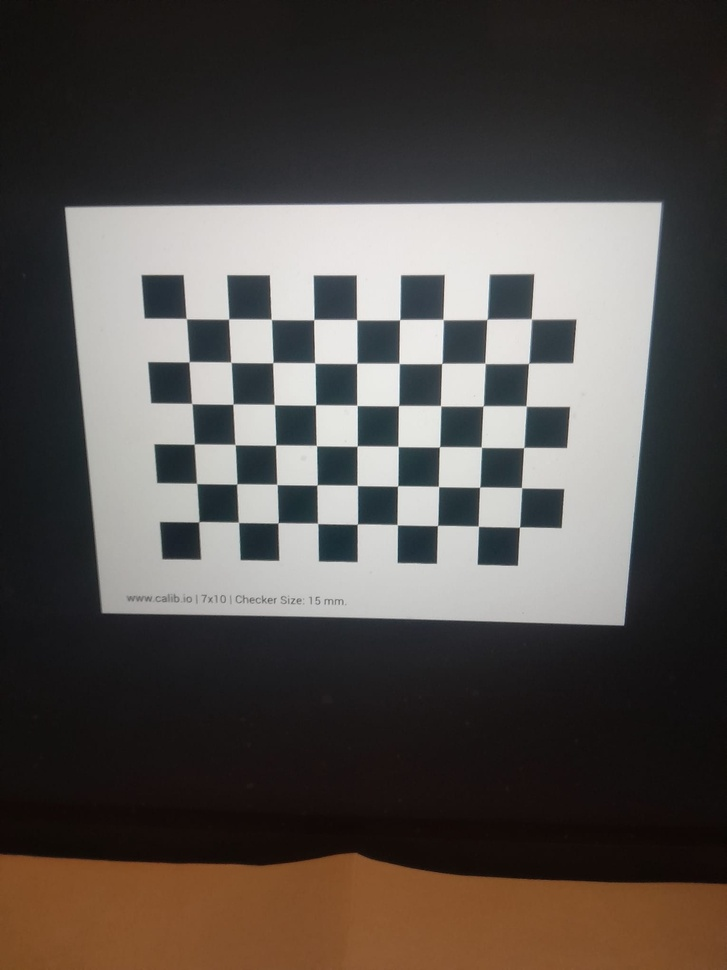
#> input picture data/images_calibration/PHOTO-2026-10-28-17-01-05.jpg, 727 x 970 px, shrunk from 1530 x 2040 before the run; its folder holds only this picture in this run
$ python calibration.py
#> lines starting #> are read from the running program, lines starting #| are printed output that depends on the picture; after the words box and inside, x2 and y2 are one past the last pixel; in counts of white or black regions, pixels touching at a corner belong together; long printed decimals are rounded
import cv2
import numpy as np
import glob
import os

# ==========================================
# 1. PARAMÈTRES DU DAMIER & CAPTEUR
# ==========================================
CHECKERBOARD = (9, 6)   # 9x6 coins internes (pour damier 10x7)
SQUARE_SIZE = 0.0085    # Votre mesure : 0.85 cm = 0.0085 m

SENSOR_WIDTH_MM = 4.8
SENSOR_HEIGHT_MM = 3.6

# Préparation des points 3D réels (X, Y, Z=0)
objp = np.zeros((CHECKERBOARD[0] * CHECKERBOARD[1], 3), np.float32)
objp[:, :2] = np.mgrid[0:CHECKERBOARD[0], 0:CHECKERBOARD[1]].T.reshape(-1, 2)
objp = objp * SQUARE_SIZE

objpoints = []
imgpoints = []

# ==========================================
# 2. CHARGEMENT ET AFFICHAGE DES COINS
# ==========================================
script_dir = os.path.dirname(os.path.abspath(__file__))
root_dir = os.path.dirname(script_dir)
image_dir = os.path.join(root_dir, "data", "images_calibration")

extensions = ['*.png', '*.PNG', '*.jpg', '*.JPG', '*.jpeg', '*.JPEG']
images = []
for ext in extensions:
    images.extend(glob.glob(os.path.join(image_dir, ext)))

print(f"Nombre d'images trouvées dans {image_dir} : {len(images)}")

criteria = (cv2.TERM_CRITERIA_EPS + cv2.TERM_CRITERIA_MAX_ITER, 30, 0.001)

image_size = None
valid_images = 0

for fname in images:
    img = cv2.imread(fname)
#> img is the input picture: shape (970, 727, 3); mean B, G, R 76.2, 80.2, 85.7
    if img is None:
        continue

    gray = cv2.cvtColor(img, cv2.COLOR_BGR2GRAY)
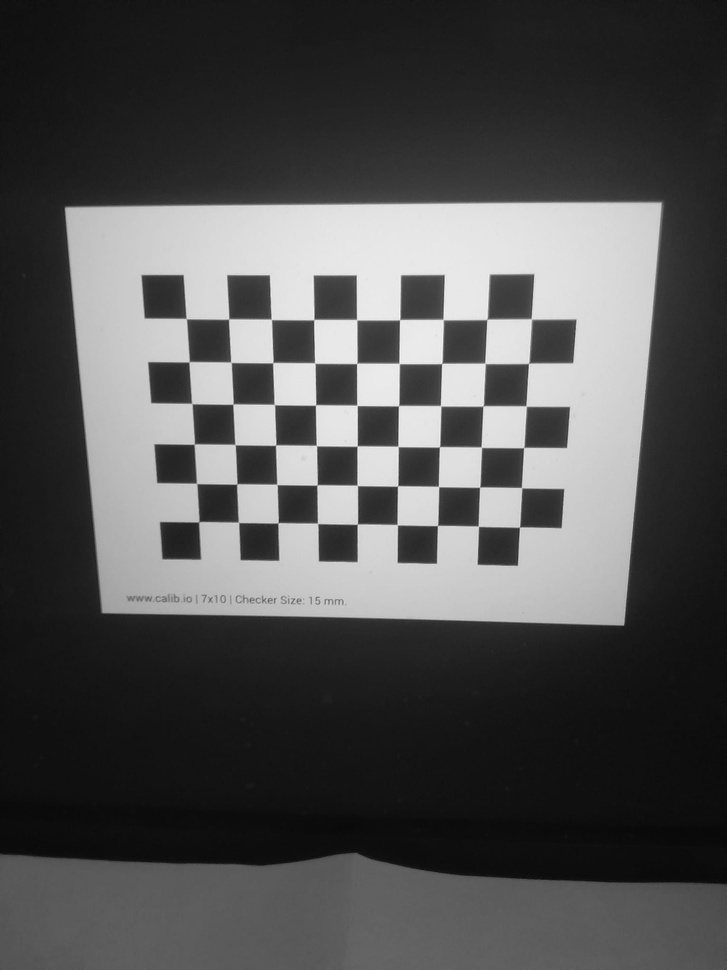
#> gray: shape (970, 727); min 7, max 247, mean 81.4
    image_size = gray.shape[::-1]
#> image_size = (727, 970)

    # Détection des coins
    ret, corners = cv2.findChessboardCorners(gray, CHECKERBOARD, None)
#> ret = True; corners = 54 rows, first 8: [186.4, 318.7], [228.6, 319], [271.3, 319.4], [313.8, 319.6], [356.7, 319.7], [399.6, 319.7], [443, 319.4], [486.7, 319.5]

    if ret:
        objpoints.append(objp)
        corners2 = cv2.cornerSubPix(gray, corners, (11, 11), (-1, -1), criteria)
#> corners2 = 54 rows, first 8: [186.3, 318.6], [228.6, 319], [271.4, 319.3], [313.8, 319.6], [356.7, 319.7], [399.7, 319.7], [443.2, 319.5], [487, 319.3]
        imgpoints.append(corners2)
        valid_images += 1

        # 1. Dessiner les coins sur l'image
        img_drawn = cv2.drawChessboardCorners(img.copy(), CHECKERBOARD, corners2, ret)
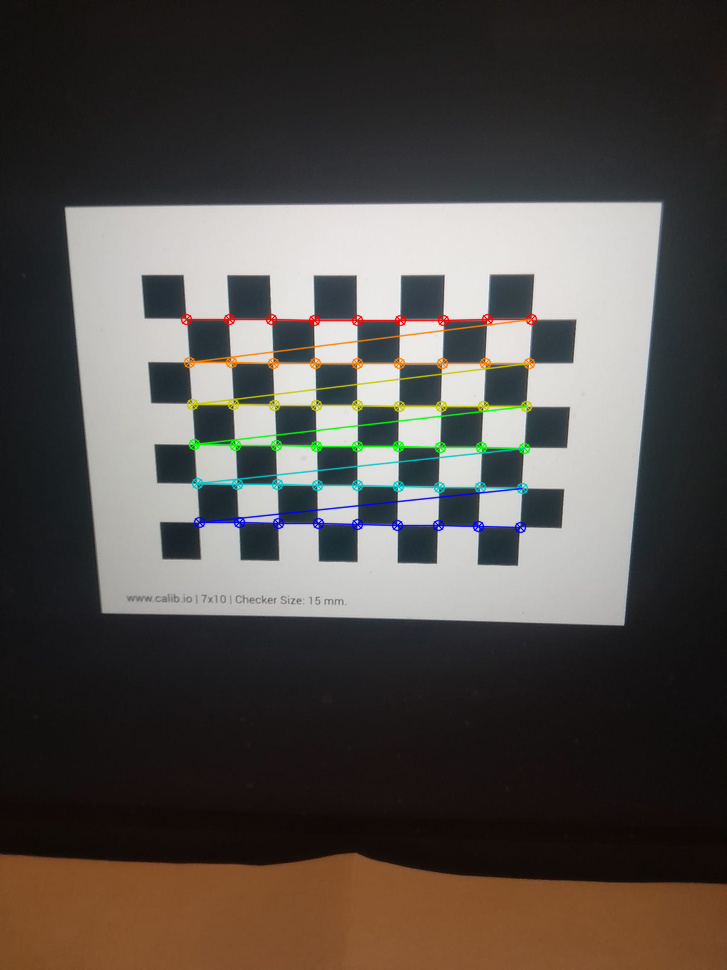
#> img_drawn: shape (970, 727, 3); mean B, G, R 75.3, 80, 85.2

        # 2. Sauvegarder l'image annotée dans data/output/
        output_dir = os.path.join(root_dir, "data", "output", "corners_detected")
        os.makedirs(output_dir, exist_ok=True)

        base_name = os.path.basename(fname)
        save_path = os.path.join(output_dir, f"detected_{base_name}")
        cv2.imwrite(save_path, img_drawn)

# Ferme toutes les fenêtres d'affichage à la fin de la boucle
cv2.destroyAllWindows()

print(f"\nTotal : {valid_images}/{len(images)} images validées pour la calibration.")

# ==========================================
# 3. CALIBRATION & EXTRACTION
# ==========================================
ret, mtx, dist, rvecs, tvecs = cv2.calibrateCamera(
    objpoints, imgpoints, image_size, None, None
)
#> ret = 0.0664; mtx = [[687.1, 0, 363.6], [0, 685.9, 465], [0, 0, 1]]; dist = [[0.201, -1.09, -0.00144, -0.000723, 3.11]]; rvecs = ([0.231, 0.0551, 0.0056], [0.231, 0.0551, 0.0056]); tvecs = ([-0.0353, -0.0292, 0.139], [-0.0353, -0.0292, 0.139])

print("\n================ RÉSULTATS DE CALIBRATION ================")
print(f"Erreur de rétroprojection RMS : {ret:.4f} pixels")
#| Erreur de rétroprojection RMS : 0.0664 pixels
print("\nMatrice Intrinsèque (K) :\n", mtx)
#| Matrice Intrinsèque (K) :
#|  [[687.063   0.         363.570]
#|  [  0.         685.895 464.996]
#|  [  0.           0.           1.        ]]
print("\nCoefficients de Distorsion [k1, k2, p1, p2, k3] :\n", dist.ravel())
#| Coefficients de Distorsion [k1, k2, p1, p2, k3] :
#|  [ 2.01351041e-01 -1.09210690e+00 -1.44024077e-03 -7.23446367e-04
#|   3.10777760e+00]

# Extraction physique via calibrationMatrixValues
fovx, fovy, focalLength, principalPoint, aspectRatio = cv2.calibrationMatrixValues(
    cameraMatrix=mtx,
    imageSize=image_size,
    apertureWidth=SENSOR_WIDTH_MM,
    apertureHeight=SENSOR_HEIGHT_MM
)
#> fovx = 55.76; fovy = 70.5; focalLength = 4.54; principalPoint = (2.4, 1.73); aspectRatio = 0.998

focal_meters = focalLength / 1000.0
#> focal_meters = 0.00454

print("\n======= EXTRACTION PHYSIQUE (calibrationMatrixValues) =======")
print(f"Longueur focale estimée : {focalLength:.2f} mm ({focal_meters:.6f} mètres)")
#| Longueur focale estimée : 4.54 mm (0.004536 mètres)
print(f"Champ de vision X (FOV X) : {fovx:.2f}°")
#| Champ de vision X (FOV X) : 55.76°
print(f"Champ de vision Y (FOV Y) : {fovy:.2f}°")
#| Champ de vision Y (FOV Y) : 70.50°
print(f"Point Principal (Ox, Oy) : {principalPoint} pixels")
#| Point Principal (Ox, Oy) : (2.400, 1.726) pixels
print(f"Rapport d'aspect (Aspect Ratio) : {aspectRatio:.4f}")
#| Rapport d'aspect (Aspect Ratio) : 0.9983

# ==========================================
# 4. ESTIMATION DE POSE 3D ET PROJECTION D'AXES
# ==========================================
axis = np.float32([[3*SQUARE_SIZE,0,0], [0,3*SQUARE_SIZE,0], [0,0,-3*SQUARE_SIZE]]).reshape(-1,3)

img_test = cv2.imread(images[0])
gray_test = cv2.cvtColor(img_test, cv2.COLOR_BGR2GRAY)
ret_test, corners_test = cv2.findChessboardCorners(gray_test, CHECKERBOARD, None)
#> ret_test = True; corners_test has the same summary as corners

if ret_test:
    corners2_test = cv2.cornerSubPix(gray_test, corners_test, (11, 11), (-1, -1), criteria)
#> corners2_test has the same summary as corners2

    _, rvec, tvec = cv2.solvePnP(objp, corners2_test, mtx, dist)
#> rvec = [0.231, 0.0551, 0.0056]; tvec = [-0.0353, -0.0292, 0.139]
    imgpts, _ = cv2.projectPoints(axis, rvec, tvec, mtx, dist)
#> imgpts = [[313.9, 319.6], [194.3, 444.1], [138.4, 322]]

    corner = tuple(corners2_test[0].ravel().astype(int))
#> corner = (186, 318)
    img_test = cv2.line(img_test, corner, tuple(imgpts[0].ravel().astype(int)), (0, 0, 255), 4)  # Rouge (X)
    img_test = cv2.line(img_test, corner, tuple(imgpts[1].ravel().astype(int)), (0, 255, 0), 4)  # Vert (Y)
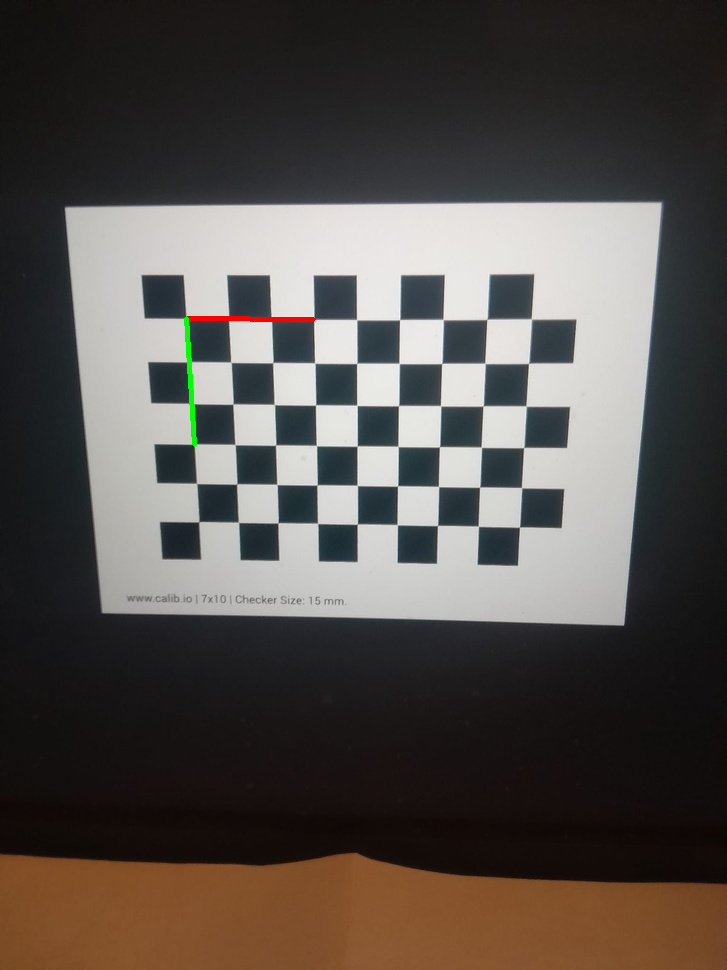
#> img_test: shape (970, 727, 3); mean B, G, R 75.9, 80.1, 85.6
    img_test = cv2.line(img_test, corner, tuple(imgpts[2].ravel().astype(int)), (255, 0, 0), 4)  # Bleu (Z)
#> img_test: shape (970, 727, 3); 0.04% of pixels changed, all inside (x1, y1, x2, y2) = (136, 316, 189, 324)

    output_path = os.path.join(root_dir, "data", "output", "pose_3d_resultat.jpg")
    cv2.imwrite(output_path, img_test)
    print(f"\nVisualisation enregistrée sous : {output_path}")
